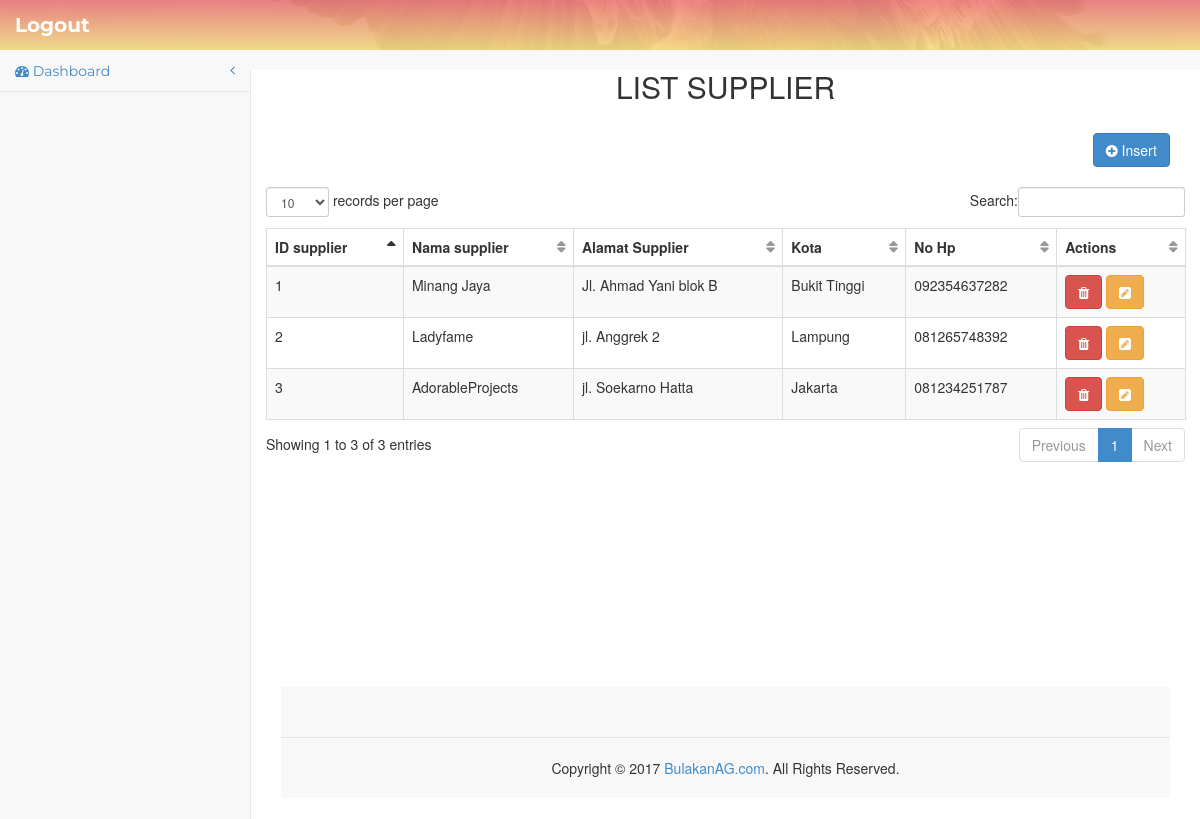
Page /index.php/supplier on the committed database.
### tables this page shows
CREATE TABLE `supplier` (
  `id_supplier` int(100) NOT NULL,
  `nama_toko` varchar(300) NOT NULL,
  `alamat_toko` varchar(300) NOT NULL,
  `kota` varchar(300) NOT NULL,
  `no_hp` varchar(50) NOT NULL
);

### application/controllers/Supplier.php (called while the page is built, shortened)
<?php
class Supplier extends CI_Controller
{
	function __construct()
	{
		$this->load->model('Supplier_model');
	}
	function index()
	{
		$data['supplier'] = $this->Supplier_model->ambil_data();
		$this->load->view('Supplier/Supplier_list',$data);
	}
}
 ?>

### index.php (called while the page is built, shortened)
<?php
require_once BASEPATH.'core/CodeIgniter.php';

### application/models/Supplier_model.php (called while the page is built, shortened)
<?php
class Supplier_model extends CI_Model
{
	public $nama_tabel	= 'supplier';
	public $id			= 'id_supplier';
	public $order		= 'ASC';
	function ambil_data()
	{
		$this->db->order_by($this->id,$this->order);
		return $this->db->get($this->nama_tabel)->result();
	}
}
 ?>

### application/views/Supplier/Supplier_list.php (the view, shortened to what this page needs)
<center><h2>List Supplier</h2></center>
<div class="row">
	<div class="col-md-12 text-right">
		<a href="<?php echo site_url('Supplier/tambah'); ?>" class="btn btn-primary"
		style="margin-top:20px; margin-bottom:20px">
		<i class="fa fa-plus-circle"></i> Insert</a>
	</div>
</div>
<div class="row">
	<table id="example" class="table table-striped table-bordered">
		<thead>
			<tr>
				<th>ID supplier</th>
				<th>Nama supplier</th>
				<th>Alamat Supplier</th>
				<th>Kota</th>
				<th>No Hp</th>
				<th>Actions</th>
			</tr>
		</thead>
		<tbody>
			<?php foreach ($supplier as $key => $value) { ?>
				<tr>
					<td><?php echo $value->id_supplier; ?></td>
					<td><?php echo $value->nama_toko; ?></td>
					<td><?php echo $value->alamat_toko; ?></td>
					<td><?php echo $value->kota; ?></td>
					<td><?php echo $value->no_hp; ?></td>
					<td>
						<a href="<?php echo site_url('Supplier/delete/'.$value->id_supplier); ?>"
							class="btn btn-danger">
							<i class="fa fa-trash"></i>
						</a>
						<a href="<?php echo site_url('Supplier/update/'.$value->id_supplier); ?>"
							class="btn btn-warning">
							<i class="fa fa-pencil-square"></i>
						</a>
					</td>
				</tr>
				<?php } ?>
			</tbody>
	</table>
</div>

### assets/css/template.css (style rules this page uses)
html, body { line-height: 1.7; margin: 0; padding: 0; }
body { color: #999; font-size: 13px; font-weight: 400; overflow-x: hidden; position: relative; font-family: 'Roboto', sans-serif; }
a { text-decoration: none; outline: none; color: #2ec06c; -webkit-transition: all .3s ease-in-out; -moz-transition: all .3s ease-in-out; -o-transition: all .3s ease-in-out; -ms-transition: all .3s ease-in-out; transition: all .3s ease-in-out; }
h1, h2, h3, h4, h5, h6 { margin: 5px 0 10px; color: #333; text-transform: uppercase; font-family: 'Montserrat', sans-serif; }
h1, h2 { font-weight: 300; }
h2 { font-size: 1.8em; }

### assets/css/sb-admin-2.css (style rules this page uses)
body { background-color: #f8f8f8; }
table.dataTable thead .sorting, table.dataTable thead .sorting_asc, table.dataTable thead .sorting_desc, table.dataTable thead .sorting_asc_disabled, table.dataTable thead .sorting_desc_disabled { background: transparent; }
table.dataTable thead .sorting_asc:after { content: "\f0de"; float: right; font-family: fontawesome; }
table.dataTable thead .sorting:after { content: "\f0dc"; float: right; font-family: fontawesome; color: rgba(50, 50, 50, 0.5); }

### rows in the picture
supplier: id_supplier "1", nama_toko "Minang Jaya", alamat_toko "Jl. Ahmad Yani blok B", kota "Bukit Tinggi", no_hp "092354637282"
supplier: id_supplier "2", nama_toko "Ladyfame", alamat_toko "jl. Anggrek 2", kota "Lampung", no_hp "081265748392"
supplier: id_supplier "3", nama_toko "AdorableProjects", alamat_toko "jl. Soekarno Hatta", kota "Jakarta", no_hp "081234251787"
